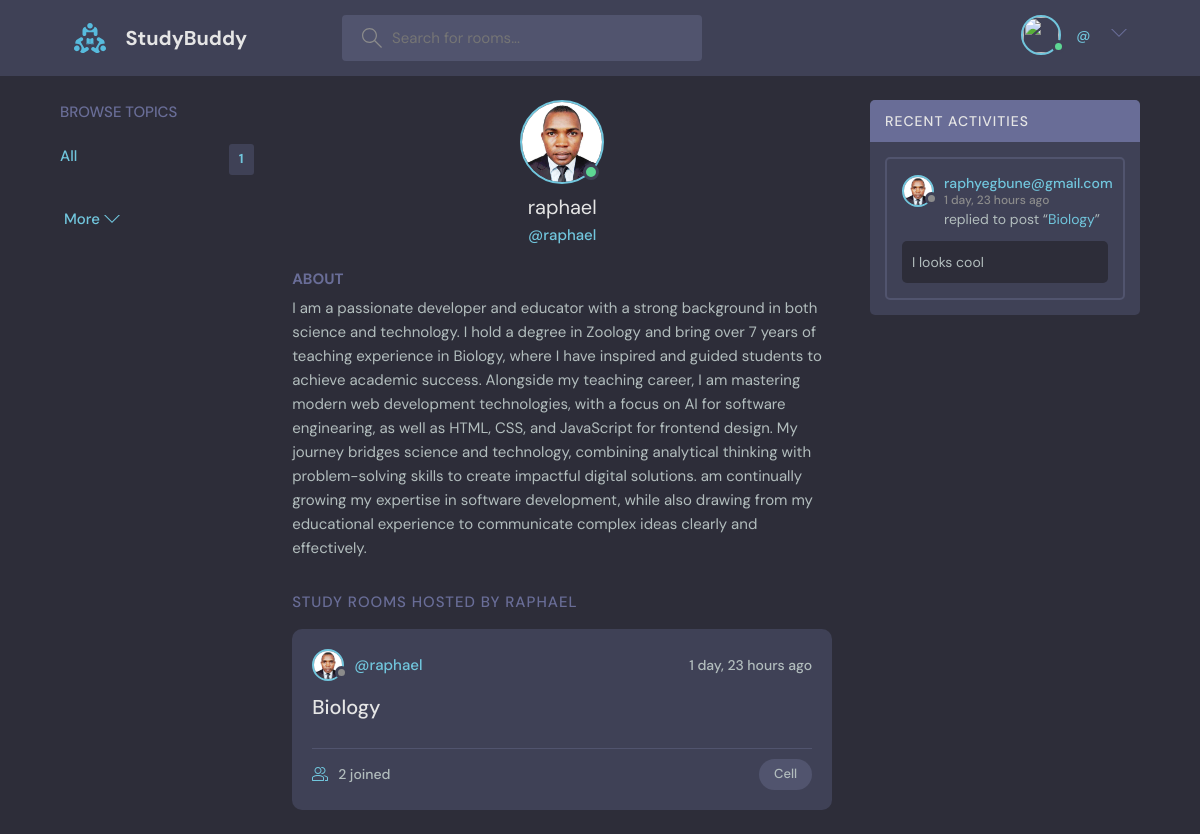
Page /profile/1/ on the committed database.
### base/models.py (models this page shows, shortened)
class User(AbstractUser):
    name = models.CharField(max_length=200, null=True)
    email = models.EmailField(unique=True, null=True)
    bio = models.TextField(null=True)
    avatar = models.ImageField(null=True, default="avatar.svg")
    USERNAME_FIELD = 'email'
    REQUIRED_FIELDS = []

class Room(models.Model):
    host = models.ForeignKey(User, on_delete=models.SET_NULL, null=True)
    topic =models.ForeignKey(Topic, on_delete=models.SET_NULL, null=True)
    name = models.CharField(max_length=200)
    description = models.TextField(null=True, blank= True)
    participants = models.ManyToManyField(User, related_name="participants", blank=True)
    update = models.DateTimeField(auto_now= True)
    created = models.DateTimeField(auto_now_add=True)
    class Meta:
        ordering = ['-update', '-created']
    def __str__(self):
        return self.name

class Topic(models.Model):
    name = models.CharField(max_length=200)

class Message(models.Model):
        user = models.ForeignKey(User, on_delete=models.CASCADE)
        room = models.ForeignKey(Room, on_delete=models.CASCADE)
        body = models.TextField()
        update = models.DateTimeField(auto_now= True)
        created = models.DateTimeField(auto_now_add=True)

### base/views.py (the view)
# urls.py: path('profile/<str:pk>/', views.userprofile, name ="user-profile"),
def userprofile(request, pk):
    user = User.objects.get(id=pk)
    rooms = user.room_set.all()
    room_messages = user.message_set.all()
    topics = Topic.objects.all()
    context = {'user': user, 'rooms': rooms, 'room_messages': room_messages, 'topics': topics}
    return render(request, 'base/profile.html', context)

### base/templates/base/profile.html (shortened to what this page needs)
 {% extends 'main.html' %}
 {% block content %}
<main class="profile-page layout layout--3">
  <div class="container">
      {% include "base/topics.component.html" %}
    <div class="roomList">
      <div class="profile">
        <div class="profile__avatar">
          <div class="avatar avatar--large active">
            <img src="{{user.avatar.url}}" />
          </div>
        </div>
        <div class="profile__info">
          <h3>{{user.username}}</h3>
          <p>@{{user.username}}</p>
        </div>
        <div class="profile__about">
          <h3>About</h3>
          <p>
            {{user.bio}}
          </p>
        </div>
      </div>
      <div class="roomList__header">
        <div>
          <h2>Study Rooms Hosted by {{user.username}}</h2>
        </div>
      </div>
         {% include "base/feed_component.html" %}
    </div>
      {% include "base/activities_component.html" %}
  </div>
</main>
{% endblock content %}

### base/templates/base/feed_component.html (shortened to what this page needs)
      {% for room in rooms %}
         <div class="roomListRoom">
            <div class="roomListRoom__header">
              <a href="{% url 'user-profile' room.host.id %}" class="roomListRoom__author">
                <div class="avatar avatar--small">
                  <img src="{{ room.host.avatar.url }}" />
                </div>
                <span>@{{ room.host.username }}</span>
              </a>
              <div class="roomListRoom__actions">
                <span>{{ room.created|timesince }} ago</span>
              </div>
            </div>
            <div class="roomListRoom__content">
              <a href="{% url 'room' room.id %}">{{ room.name }}</a>
            </div>
            <div class="roomListRoom__meta">
              <a href="{% url 'room' room.id %}" class="roomListRoom__joined">
                {{ room.participants.all.count }} joined
              </a>
              <p class="roomListRoom__topic">{{ room.topic.name }}</p>
            </div>
          </div>
        {% endfor %}

### base/templates/base/activities_component.html (shortened to what this page needs)
          <div class="activities" id="activities-section">
          <div class="activities__header">
            <h2>Recent Activities</h2>
          </div>
          {% for message in room_messages %}
          <div class="activities__box">
            <div class="activities__boxHeader roomListRoom__header">
              <a href="{% url 'user-profile' message.user.id %}" class="roomListRoom__author">
                <div class="avatar avatar--small">
                  <img src="{{ message.user.avatar.url }}" />
                </div>
                <p>
                  {{ message.user }}
                  <span>{{ message.created|timesince }} ago</span>
                </p>
              </a>
            </div>
            <div class="activities__boxContent">
              <p>replied to post “<a href="{% url 'room' message.room.id %}">{{ message.room}}</a>”</p>
              <div class="activities__boxRoomContent">
                I {{ message.body}}
              </div>
            </div>
          </div>
            {% endfor %}
        </div>

### rows in the picture
User: avatar (picture), username "raphael", bio "I am a passionate developer and educator with a strong background in both science and technology. I hold a degree in Zoology and bring over 7 years of teaching experience in Biology, where I have inspired and guided students to achieve academic success. Alongside my teaching career, I am mastering modern web development technologies, with a focus on AI for software enginearing, as well as HTML, CSS, and JavaScript for frontend design. My journey bridges science and technology, combining analytical thinking with problem-solving skills to create impactful digital solutions. am continually growing my expertise in software development, while also drawing from my educational experience to…", username "RAPHAEL"
Room: host.avatar (picture), host.username "raphael", created "1 day, 23 hours", name "Biology", participants.all.count "2", topic.name "Cell"
Message: user.avatar (picture), user "raphyegbune@gmail.com", created "1 day, 23 hours", room "Biology", body "looks cool"

### other values in the picture
{{ topics.count }} "1"
